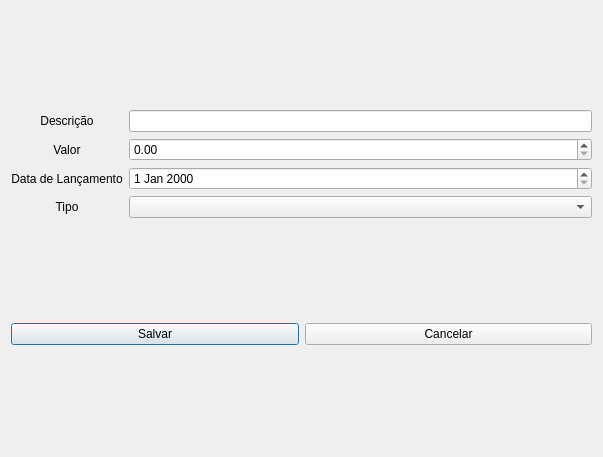
<?xml version="1.0" encoding="UTF-8"?>
<ui version="4.0">
 <class>formAdicionarLancamento</class>
 <widget class="QDialog" name="formAdicionarLancamento">
  <property name="geometry">
   <rect>
    <x>0</x>
    <y>0</y>
    <width>603</width>
    <height>457</height>
   </rect>
  </property>
  <property name="windowTitle">
   <string>formAdicionarLancamentos</string>
  </property>
  <layout class="QHBoxLayout" name="horizontalLayout_2">
   <item>
    <layout class="QVBoxLayout" name="verticalLayout" stretch="1,0">
     <item>
      <layout class="QGridLayout" name="gridLayout">
       <item row="1" column="0">
        <widget class="QLabel" name="label_2">
         <property name="text">
          <string>Valor</string>
         </property>
         <property name="alignment">
          <set>Qt::AlignmentFlag::AlignCenter</set>
         </property>
        </widget>
       </item>
       <item row="1" column="1">
        <widget class="QDoubleSpinBox" name="spinBoxValor"/>
       </item>
       <item row="0" column="1">
        <widget class="QLineEdit" name="lineEditDescricao"/>
       </item>
       <item row="2" column="0">
        <widget class="QLabel" name="label_3">
         <property name="text">
          <string>Data de Lançamento</string>
         </property>
         <property name="alignment">
          <set>Qt::AlignmentFlag::AlignCenter</set>
         </property>
        </widget>
       </item>
       <item row="0" column="0">
        <widget class="QLabel" name="label">
         <property name="text">
          <string>Descrição</string>
         </property>
         <property name="alignment">
          <set>Qt::AlignmentFlag::AlignCenter</set>
         </property>
        </widget>
       </item>
       <item row="5" column="1">
        <widget class="QComboBox" name="comboBoxTipo"/>
       </item>
       <item row="2" column="1">
        <widget class="QDateEdit" name="dateEditData"/>
       </item>
       <item row="5" column="0">
        <widget class="QLabel" name="label_4">
         <property name="text">
          <string>Tipo</string>
         </property>
         <property name="alignment">
          <set>Qt::AlignmentFlag::AlignCenter</set>
         </property>
        </widget>
       </item>
      </layout>
     </item>
     <item>
      <layout class="QHBoxLayout" name="horizontalLayout">
       <item>
        <widget class="QPushButton" name="buttonSalvar">
         <property name="text">
          <string>Salvar</string>
         </property>
        </widget>
       </item>
       <item>
        <widget class="QPushButton" name="buttonCancelar">
         <property name="text">
          <string>Cancelar</string>
         </property>
        </widget>
       </item>
      </layout>
     </item>
    </layout>
   </item>
  </layout>
 </widget>
 <resources/>
 <connections/>
</ui>
